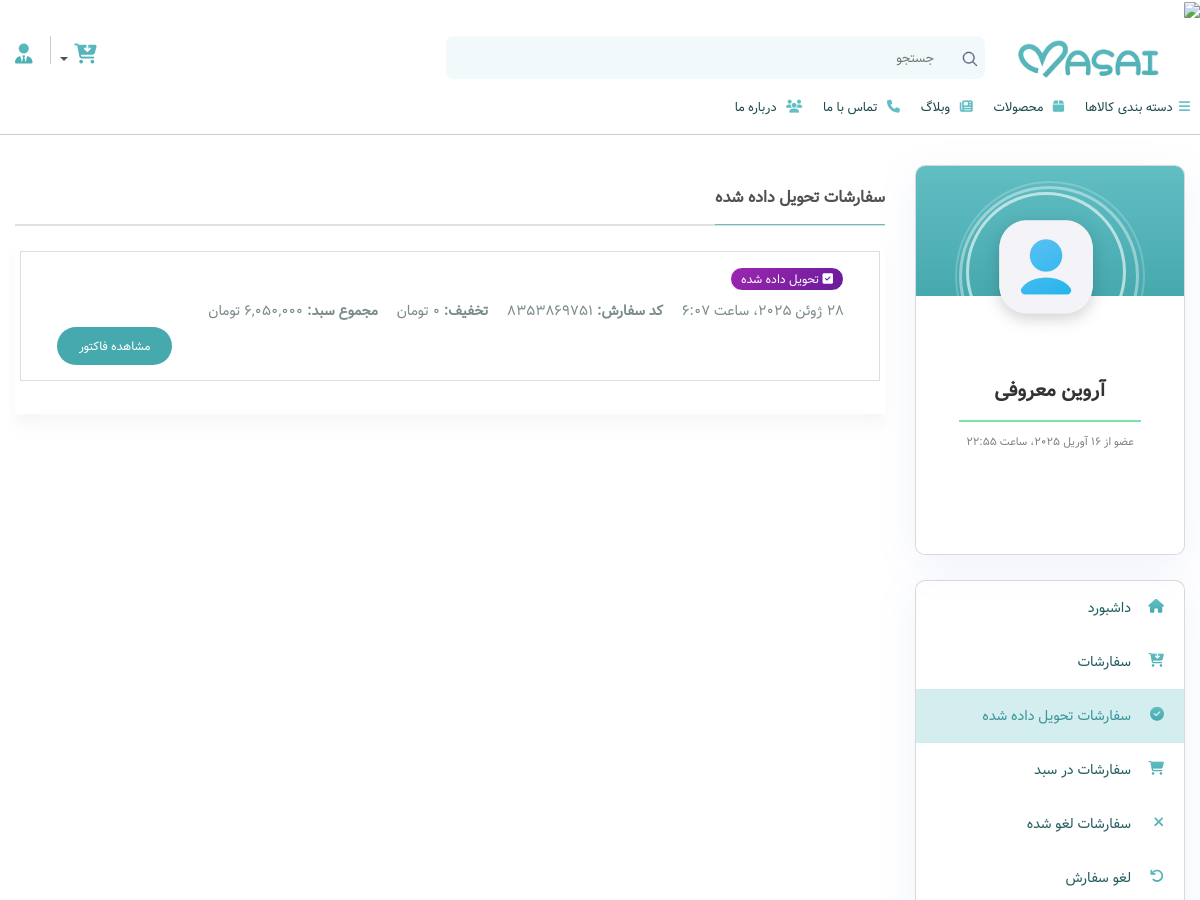
Before: /dashboard/orders_delivered/ (signed in, upper part) with the older database file.
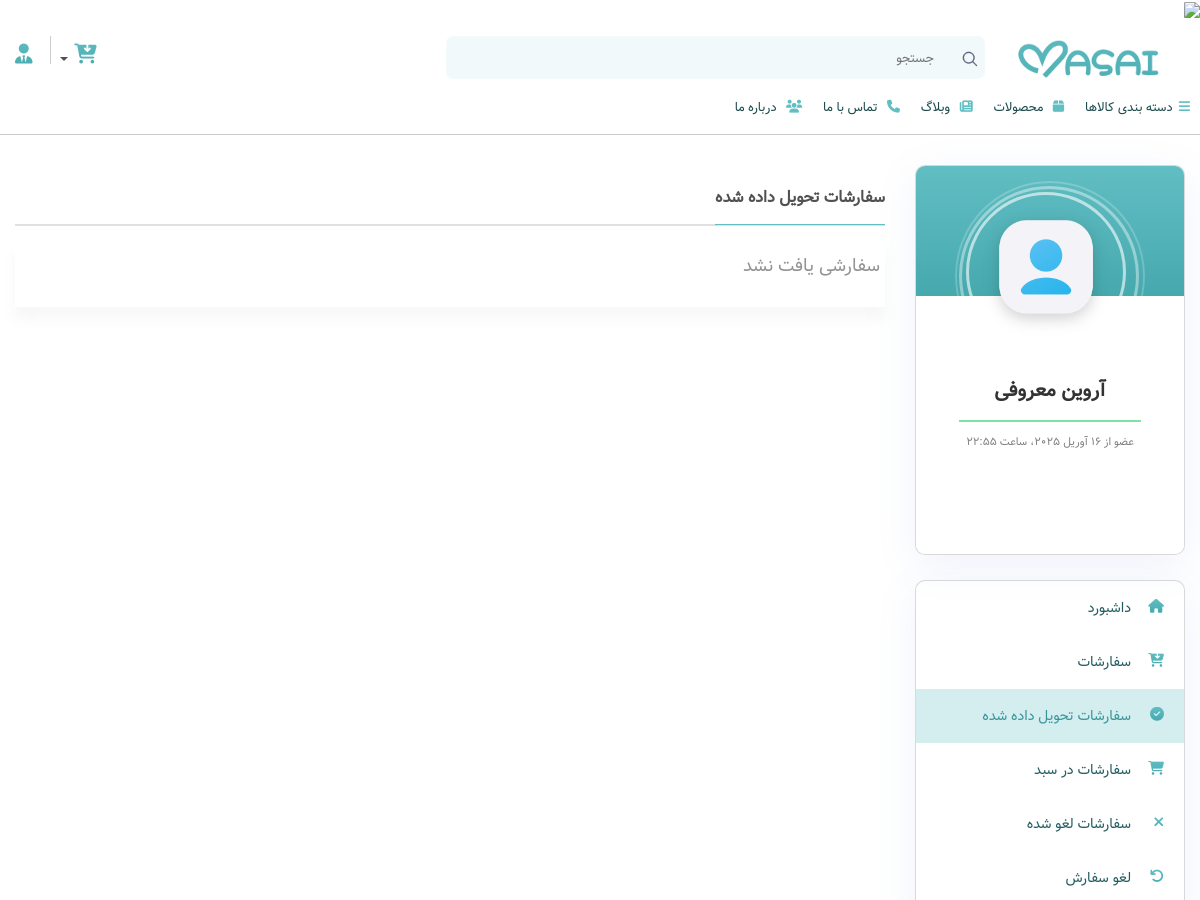
After: the same page with the newer database file.
### cart/models.py (models this page shows, shortened)
class Order(models.Model):
    ORDER_STATUS = (
        ('pending', 'در انتظار پرداخت'),
        ('paid', 'پرداخت شده'),
        ('processing', 'در حال پردازش'),
        ('shipped', 'ارسال شده'),
        ('delivered', 'تحویل داده شده'),
        ('cancelled', 'لغو شده'),
    )
    user = models.ForeignKey(User, on_delete=models.CASCADE, related_name='orders', verbose_name='کاربر')
    order_number = ShortUUIDField(length=10, max_length=10, alphabet="1234567890", unique=True, verbose_name="شماره سفارش")
    address = models.ForeignKey(Address, on_delete=models.SET_NULL, null=True, verbose_name='آدرس')
    cart = models.ForeignKey(Cart, on_delete=models.SET_NULL, null=True, blank=True, verbose_name='سبد خرید')
    items_data = models.JSONField(null=True, blank=True, verbose_name='اطلاعات محصولات')
    total_price = models.IntegerField(verbose_name='مبلغ کل')
    coupon_discount = models.IntegerField(default=0, verbose_name='تخفیف کوپن')
    shipping_cost = models.IntegerField(default=0, verbose_name='هزینه ارسال')
    final_price = models.IntegerField(verbose_name='مبلغ قابل پرداخت')
    status = models.CharField(max_length=20, choices=ORDER_STATUS, default='pending', verbose_name='وضعیت سفارش')
    created_at = models.DateTimeField(auto_now_add=True, verbose_name='تاریخ ایجاد')
    updated_at = models.DateTimeField(auto_now=True, verbose_name='تاریخ به‌روزرسانی')
    class Meta:
        verbose_name = 'سفارش'
        verbose_name_plural = 'سفارشات'
        ordering = ['-created_at']

### dashboard/views.py (the view)
# urls.py: path('orders_delivered/', views.orders_delivered, name='orders_delivered'),
@login_required
def orders_delivered(request):
    user = request.user
    profile = Profile.objects.get(user=user)
    orders = Order.objects.filter(user=user, status='delivered').order_by('-created_at')
    page_number = request.GET.get('page')
    paginator = Paginator(orders, 6)
    object_list = paginator.get_page(page_number)
    pages_to_show = get_pages_to_show(object_list.number, paginator.num_pages)
    context = {
        'profile': profile,
        'orders': object_list,
        'pages_to_show': pages_to_show,
    }
    return render(request, 'dashboard/orders_delivered.html', context)

### cart/models.py (called while the page is built)
    @property
    def total_price(self):
        return sum(item.total_price for item in self.items.all())

### context_processors/context_processors.py (called while the page is built)
def shop_func(request):
    site_settings = SiteSettings.objects.first()
    categories = ProductCategory.objects.all()
    colors = ProductColor.objects.all()
    brands = ProductBrand.objects.all()
    cart = None
    cart_items = []
    cart_total = 0
    if request.user.is_authenticated:
        try:
            cart = Cart.objects.filter(user=request.user).first()
            if cart:
                cart_items = CartItem.objects.filter(cart=cart).select_related('product')
                cart_total = cart.total_price
        except:
            pass
    return {
        'site_settings': site_settings,
        'categories': categories,
        'colors': colors,
        'brands': brands,
        'cart': cart,
        'cart_items': cart_items,
        'cart_total': cart_total,
    }

### core/templatetags/custom_filters.py (called while the page is built)
@register.filter
def format_price(value):
    return f"{value:,}"

### dashboard/templates/dashboard/orders_delivered.html (shortened to what this page needs)
{% extends "base.html" %}
{% load static %}
{% load jalali_tags %}
{% load custom_filters %}
{% block content %}
    <main class="order-delivered default space-top-30">
        <div class="container">
            <div class="row">
                <div class="col-xl-9 col-lg-8 col-md-12 order-2">
                    <div class="row">
                        <div class="col-lg-12">
                            <header class="card-header">
                                <h3 class="card-title"><span>سفارشات تحویل داده شده</span></h3>
                            </header>
                            <div class="content-section default">
                                <div class="row">
                                    {% if orders %}
                                        {% for order in orders %}
                                            <div class="col-md-12 col-sm-12 order_delivered_sec">
                                                <div class="profile-recent-fav-row">
                                                    <div class="col-12">
                                                        <h4 class="profile-recent-fav-name">
                                                            <span class="badge badge-delivered">
                                                                <i class="fa fa-check-square" style='color: white;' aria-hidden="true"></i> {{ order.get_status_display }}
                                                            </span>
                                                        </h4>
                                                        <ul>
                                                            <li>
                                                                {{ order.created_at|to_jalali:'%d %b %Y' }}
                                                            </li>
                                                            <li>
                                                                <b>کد سفارش: </b>{{ order.order_number }}
                                                            </li>
                                                            <li>
                                                                <b>تخفیف: </b>{{ order.coupon_discount|format_price }}
                                                                تومان
                                                            </li>
                                                            <li>
                                                                <b>مجموع سبد: </b>{{ order.final_price|format_price }}
                                                                تومان
                                                            </li>
                                                        </ul>
                                                    </div>
                                                    <div class="col-12 text-left">
                                                        <a href="{% url 'dashboard:order_detail' order.order_number %}"
                                                           class="btn btn-main-masai">مشاهده فاکتور</a>
                                                    </div>
                                                </div>
                                            </div>
                                        {% endfor %}
                                    {% else %}
                                        <div class="">
                                            <p>سفارشی یافت نشد</p>
                                        </div>
                                    {% endif %}
                                </div>
                            </div>
                        </div>
                    </div>
                </div>
                {% include "includes/dashboard_sidebar.html" %}
            </div>
        </div>
    </main>
{% endblock content %}

Changed rows visible on the page:
no longer on this page (row edited): Order: status "تحویل داده شده", created_at|to_jalali "28 ژوئن 2025، ساعت 6:07", order_number "8353869751"
Other visible differences:
text now shown: "سفارشی یافت نشد"
